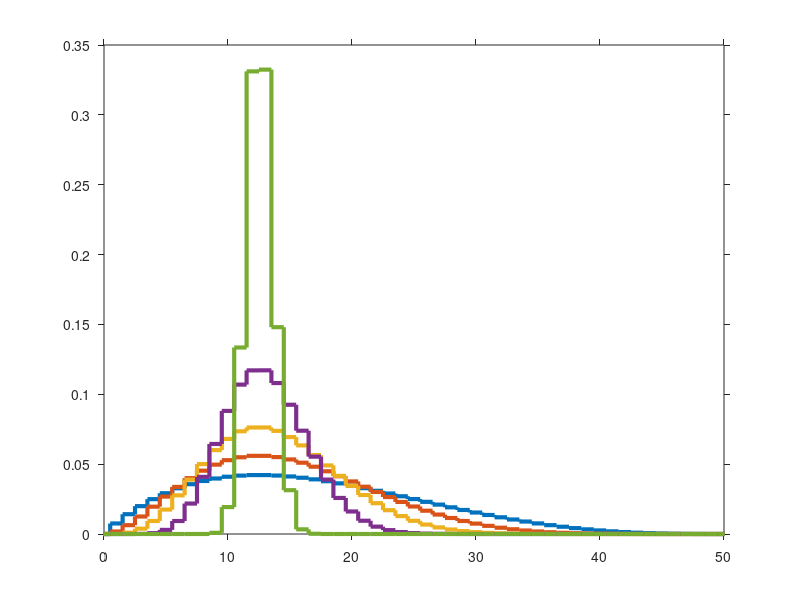

This chart was generated by the following MATLAB code: (Note: this script raises an error after producing the figure.)
close all; clear all
addpath('C:\MATLABuserfunctions');
addpath('C:\MATLABuserfunctions\cm_and_cb_utilities');
% q = fliplr([3 6 12 30 300]);
% r = fliplr([4 8 16 40 400]);
q = ([1 2 4  10 100]);
r = ([4 8 16 40 400]);
N=50;
k = linspace(0,N,N+1);
[K,Q] = ndgrid(k,q);
[~,R] = ndgrid(k,r);

L = binopdf(Q,R,K./N);
L = bsxfun(@rdivide,L,sum(L,1));

%for ii = 1:length(q)
KK = zeros(size(K,1)*2,size(K,2));
KK(1:2:end) = K-0.5;
KK(2:2:end) = K+0.5;
LL = zeros(size(L,1)*2,size(L,2));
LL(1:2:end) = L;
LL(2:2:end) = L;
figf=figure;
% plot(F,L, 'linewidth',3)
plot(KK,LL, 'linewidth',3)
set(gca,'tickdir','out', 'xlim',[0,N])
% stairs(N*F,L, 'linewidth',3);
Leg = {'{\itq} = 1 / {\itr} = 4','     2 / 8','     4 / 16','    10 / 40','   100 / 400'};
% legend(Leg(end:-1:1))
cm = hsv;
cmlines(gca,cm(1:round(end/2),:))
legend(gca,Leg, 'FontSize',16, 'FontName','Courier' )
fig(figf,'width',20,'height',12)
legend('boxoff')
export_fig LikelihoodBin -eps -painters 